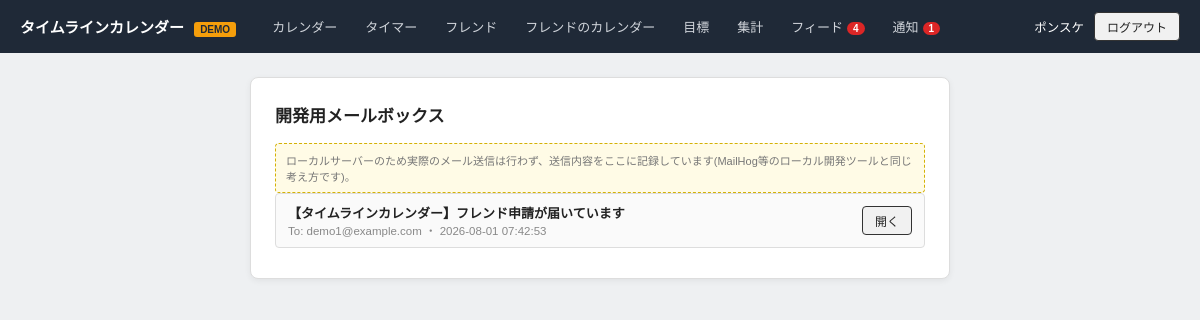
The page /dev/mailbox (signed in) on the database its author committed.
### tables this page shows
CREATE TABLE users (
            id INTEGER PRIMARY KEY AUTOINCREMENT,
            display_name TEXT NOT NULL,
            email TEXT NOT NULL UNIQUE,
            password_hash TEXT NOT NULL,
            email_verified BOOLEAN NOT NULL DEFAULT 1,
            created_at TEXT NOT NULL
        );

CREATE TABLE outbox (
            id INTEGER PRIMARY KEY AUTOINCREMENT,
            to_email TEXT NOT NULL,
            subject TEXT NOT NULL,
            body TEXT NOT NULL,
            created_at TEXT NOT NULL
        );

### app.py (the view)
@app.route("/dev/mailbox")
def dev_mailbox():
    email = request.args.get("email", "").strip() or None
    return render_template("dev_mailbox.html", mails=db.get_outbox(email=email), filter_email=email)

### app.py (called while the page is built)
@app.before_request
def load_logged_in_user():
    g.user = None
    user_id = session.get("user_id")
    if user_id:
        g.user = db.get_user_by_id(user_id)
        if g.user is None:
            session.clear()

@app.before_request
def require_email_verified():
    if g.user and not g.user["email_verified"] and request.endpoint not in VERIFY_EXEMPT_ENDPOINTS:
        return redirect(url_for("verify_notice"))

@app.context_processor
def inject_badges():
    if g.user:
        return {
            "unread_notifications": db.unread_notification_count(g.user["id"]),
            "unread_feed": db.get_feed_unread_count(g.user["id"]),
        }
    return {}

### db.py (called while the page is built)
def get_connection():
    conn = sqlite3.connect(DB_PATH)
    conn.row_factory = sqlite3.Row
    conn.execute("PRAGMA foreign_keys = ON")
    return conn

def get_user_by_id(user_id):
    conn = get_connection()
    try:
        row = conn.execute("SELECT * FROM users WHERE id = ?", (user_id,)).fetchone()
        return dict(row) if row else None
    finally:
        conn.close()

def get_outbox(email=None, limit=50):
    conn = get_connection()
    try:
        if email:
            rows = conn.execute(
                "SELECT * FROM outbox WHERE to_email = ? ORDER BY id DESC LIMIT ?",
                (email.strip().lower(), limit),
            ).fetchall()
        else:
            rows = conn.execute("SELECT * FROM outbox ORDER BY id DESC LIMIT ?", (limit,)).fetchall()
        return [dict(r) for r in rows]
    finally:
        conn.close()

def get_feed(user_id, limit=50):
    conn = get_connection()
    try:
        rows = conn.execute(
            """
            SELECT e.id, e.user_id, u.display_name, e.title, e.start_at, e.end_at, e.created_at
            FROM events e
            JOIN users u ON u.id = e.user_id
            JOIN friendships f
              ON (f.requester_id = ? AND f.addressee_id = e.user_id)
              OR (f.addressee_id = ? AND f.requester_id = e.user_id)
            WHERE f.status = 'accepted' AND e.visibility = 'public'
            ORDER BY e.created_at DESC
            LIMIT ?
            """,
            (user_id, user_id, limit),
        ).fetchall()
        return [dict(r) for r in rows]
    finally:
        conn.close()

def get_feed_unread_count(user_id):
    last_read = get_feed_last_read(user_id)
    feed = get_feed(user_id, limit=200)
    if last_read is None:
        return len(feed)
    return sum(1 for item in feed if item["created_at"] > last_read)

### templates/dev_mailbox.html (shortened to what this page needs)
{% extends "base.html" %}
{% block content %}
<div class="form-window wide">
  <h1>開発用メールボックス</h1>
  <div class="demo-note">
    ローカルサーバーのため実際のメール送信は行わず、送信内容をここに記録しています(MailHog等のローカル開発ツールと同じ考え方です)。
  </div>
  {% if mails %}
    {% for m in mails %}
      <div class="list-row">
        <span>
          <strong>{{ m.subject }}</strong><br>
          <span style="font-size:11.5px;color:#888;">To: {{ m.to_email }} ・ {{ m.created_at }}</span>
        </span>
        <a class="btn btn-sm" href="{{ url_for('dev_mailbox_item', mail_id=m.id) }}">開く</a>
      </div>
    {% endfor %}
  {% else %}
    <p class="empty-note">メールはまだありません</p>
  {% endif %}
</div>
{% endblock %}

### templates/base.html (shortened to what this page needs)
<!DOCTYPE html>
<html lang="ja">
<head>
<link rel="stylesheet" href="{{ url_for('static', filename='style.css') }}">
</head>
<body>
{% if g.user %}
<header class="topbar">
  <div class="brand">タイムラインカレンダー <span class="demo-badge">DEMO</span></div>
  <nav class="topnav">
    <a href="{{ url_for('calendar_view') }}" class="{{ 'active' if request.endpoint in ('calendar_view',) else '' }}">カレンダー</a>
    <a href="{{ url_for('timer_view') }}" class="{{ 'active' if request.endpoint == 'timer_view' else '' }}">タイマー</a>
    <a href="{{ url_for('friends_view') }}" class="{{ 'active' if request.endpoint == 'friends_view' else '' }}">フレンド</a>
    <a href="{{ url_for('select_friend_calendar') }}" class="{{ 'active' if request.endpoint == 'select_friend_calendar' or request.endpoint == 'friend_calendar_view' else '' }}">フレンドのカレンダー</a>
    <a href="{{ url_for('goals_view') }}" class="{{ 'active' if request.endpoint == 'goals_view' else '' }}">目標</a>
    <a href="{{ url_for('reports_view') }}" class="{{ 'active' if request.endpoint == 'reports_view' else '' }}">集計</a>
    <a href="{{ url_for('feed_view') }}" class="{{ 'active' if request.endpoint == 'feed_view' else '' }}">フィード{% if unread_feed %}<span class="nav-badge">{{ unread_feed }}</span>{% endif %}</a>
    <a href="{{ url_for('notifications_view') }}" class="{{ 'active' if request.endpoint == 'notifications_view' else '' }}">通知{% if unread_notifications %}<span class="nav-badge">{{ unread_notifications }}</span>{% endif %}</a>
  </nav>
  <div class="user-area">
    <a href="{{ url_for('account_settings') }}" class="user-name-link">{{ g.user.display_name }}</a>
    <form method="post" action="{{ url_for('logout') }}" style="display:inline;">
      <button type="submit" class="btn btn-sm">ログアウト</button>
    </form>
  </div>
</header>
{% endif %}
<main class="page">
  {% block content %}{% endblock %}
</main>
</body>
</html>

### static/style.css (style rules this page uses)
:root { --line: #999; --line-dark: #333; --bg-page: #eef0f2; --bg-card: #ffffff; --field-bg: #f6f7f8; --accent: #2563eb; --accent-bg: #dbeaff; --today: #fff3cd; --busy: #dbeeff; }
* { box-sizing: border-box; }
body { margin: 0; font-family: "Hiragino Kaku Gothic ProN", "Yu Gothic", "Meiryo", sans-serif; background: var(--bg-page); color: #222; }
.topbar { display: flex; align-items: center; background: #1f2937; color: #fff; padding: 10px 20px; gap: 24px; }
.brand { font-weight: bold; font-size: 15px; }
.demo-badge { background: #f59e0b; color: #1f2937; font-size: 10px; font-weight: bold; padding: 2px 6px; border-radius: 3px; margin-left: 6px; vertical-align: middle; }
.topnav { display: flex; gap: 4px; flex: 1; }
.topnav a { color: #d1d5db; text-decoration: none; font-size: 13px; padding: 6px 12px; border-radius: 4px; }
.user-area { display: flex; align-items: center; gap: 10px; font-size: 12.5px; }
.page { max-width: 980px; margin: 24px auto; padding: 0 16px; }
.auth-window, .form-window { max-width: 420px; background: var(--bg-card); border: 1px solid #ddd; border-radius: 8px; padding: 24px; margin: 0 auto; box-shadow: 0 2px 6px rgba(0,0,0,0.06); }
.form-window.wide { max-width: 700px; }
h1 { font-size: 17px; margin: 0 0 16px; }
.btn { display: inline-block; border: 1px solid var(--line-dark); background: #f1f1f1; padding: 8px 16px; border-radius: 4px; font-size: 13px; cursor: pointer; color: #222; text-decoration: none; margin: 2px 0; }
.btn-sm { padding: 5px 12px; font-size: 12px; }
.demo-note { margin-top: 14px; font-size: 11px; color: #777; background: #fffbe6; border: 1px dashed #d4b106; padding: 8px 10px; border-radius: 4px; }
.list-row { display: flex; align-items: center; justify-content: space-between; border: 1px solid #ddd; border-radius: 4px; padding: 9px 12px; margin-bottom: 6px; font-size: 13px; background: #fafafa; }
.nav-badge { display: inline-block; background: #dc2626; color: #fff; font-size: 10px; font-weight: bold; padding: 1px 6px; border-radius: 10px; margin-left: 4px; vertical-align: middle; }
.user-name-link { color: #fff; text-decoration: none; font-size: 12.5px; }

### rows shown on the page
users: user.display_name "ポンスケ"
outbox: subject "【タイムラインカレンダー】フレンド申請が届いています", to_email "demo1@example.com", created_at "2026-08-01 07:42:53"

### other values the page prints
{{ unread_feed }} "4"
{{ unread_notifications }} "1"
